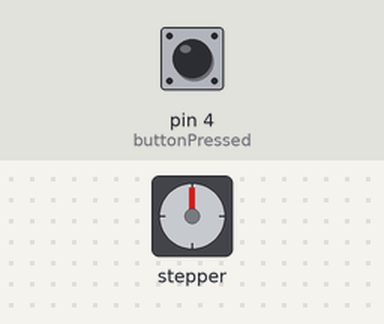
This sketch was run on a simulated Arduino Uno, built with avr-gcc and run on an emulated ATmega328P. On the bench: stepper motor. Inputs (shaded band) come from the test bench; at power-on: pin 4 (buttonPressed) LOW. Stepper angles assume 200 steps per turn.

Above: at 1.2 s.
1.3 s: pin 4 (buttonPressed) pulled HIGH for 0.15 s
At 3.2 s:
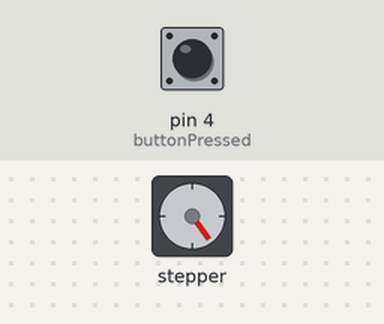
4.0 s: pin 4 (buttonPressed) pulled HIGH for 1 s
At 6.2 s:
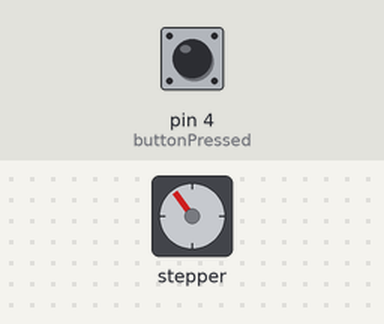
6.5 s: pin 4 (buttonPressed) pulled HIGH for 0.15 s
At 8.4 s:
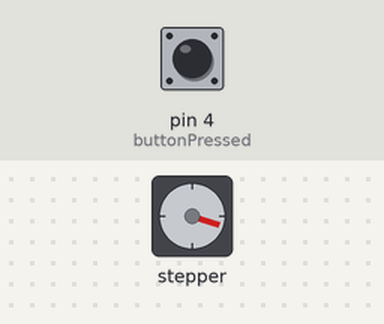
9.2 s: pin 4 (buttonPressed) pulled HIGH for 3.2 s
At 13.1 s:
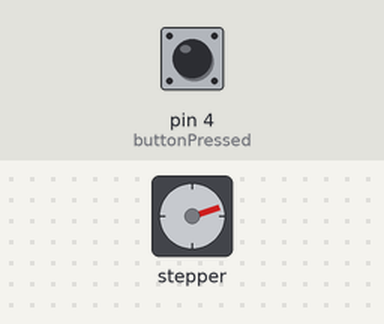
13.9 s: pin 4 (buttonPressed) pulled HIGH for 3.2 s
At 17.9 s:
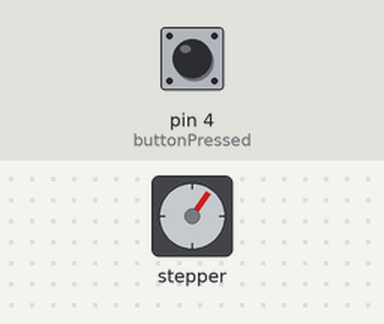
18.6 s: pin 4 (buttonPressed) driven HIGH
At 20.0 s:
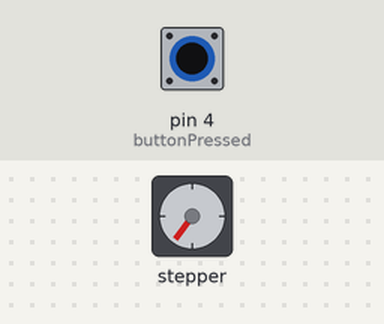
Timing chart, 0 to 22.6 s (numbered marks = the images above; inputs shaded):
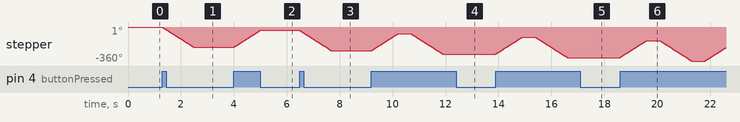

Measured:
- after the input at 1.3 s, stepper: turns 216° counter-clockwise in 1.2 s, starting at once
- after the input at 4.0 s, stepper: turns 180° clockwise in 0.99 s, starting at once
- after the input at 6.5 s, stepper: turns 216° counter-clockwise in 1.2 s, starting at once
- after the input at 9.2 s, stepper: turns 180° clockwise in 0.99 s, then 216° counter-clockwise in 1.2 s
- after the input at 13.9 s, stepper: turns 180° clockwise in 0.99 s, then 216° counter-clockwise in 1.2 s
- after the input at 18.6 s, stepper: turns 180° clockwise in 0.99 s, then 216° counter-clockwise in 1.2 s, then 140° clockwise in 0.77 s

The sketch:

stepper.ino
```cpp
#include <Stepper.h>

const int stepsPerRevolution = 200;  // change this to fit the number of steps per revolution
int buttonPressed = 4;
int val = 0;
bool rotate = false;

// for your motor

// initialize the stepper library on pins 8 through 11:
Stepper myStepper(stepsPerRevolution, 8, 9, 10, 11);

void setup() {
  // set the speed at 60 rpm:
  myStepper.setSpeed(30);
  pinMode(buttonPressed, INPUT);
  // initialize the serial port:
  Serial.begin(9600);
}

void loop() {
  // step one revolution  in one direction:
  val = digitalRead(buttonPressed);

  if(val == 1){
    if(rotate == true){
      rotate = !rotate;
      // step one revolution in the clockwise direction:
      myStepper.step(stepsPerRevolution/2);
      delay(500);
    } else {
      rotate = !rotate;
      // step one revolution in the other direction:
      myStepper.step((-stepsPerRevolution/2)-20);
      delay(500);
    }

  }

}
```
